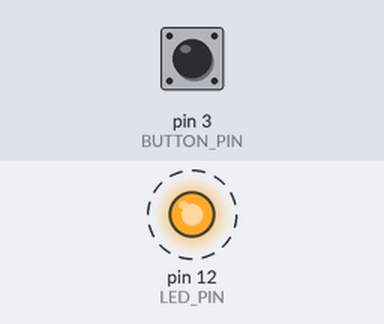
This sketch was run on a simulated Arduino Uno, built with avr-gcc and run on an emulated ATmega328P. Shown: output pins drawn as LEDs (lit = HIGH). Dashed ring = blinking. Inputs (shaded band) come from the test bench; at power-on: pin 3 (BUTTON_PIN) LOW.

Above: at 1.4 s.
1.5 s: pin 3 (BUTTON_PIN) pulled HIGH for 3.2 s
Timing chart, 0 to 12.2 s (numbered marks = the images above; inputs shaded):
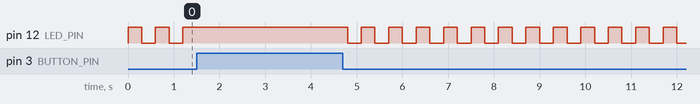

The sketch:

switch-led.ino
```cpp
const int BUTTON_PIN = 3;
const int LED_PIN = 12;
bool button_pressed = false;
bool led_on = false;

void setup() {
  pinMode(LED_PIN, OUTPUT);
  pinMode(BUTTON_PIN, INPUT);
}

void loop() {
  button_pressed = not digitalRead(BUTTON_PIN);

  if (button_pressed) {
    led_on = not led_on;
  }

  if (led_on) {
    digitalWrite(LED_PIN, HIGH);
  } else {
    digitalWrite(LED_PIN, LOW);
  }

  delay(300);
}
```
